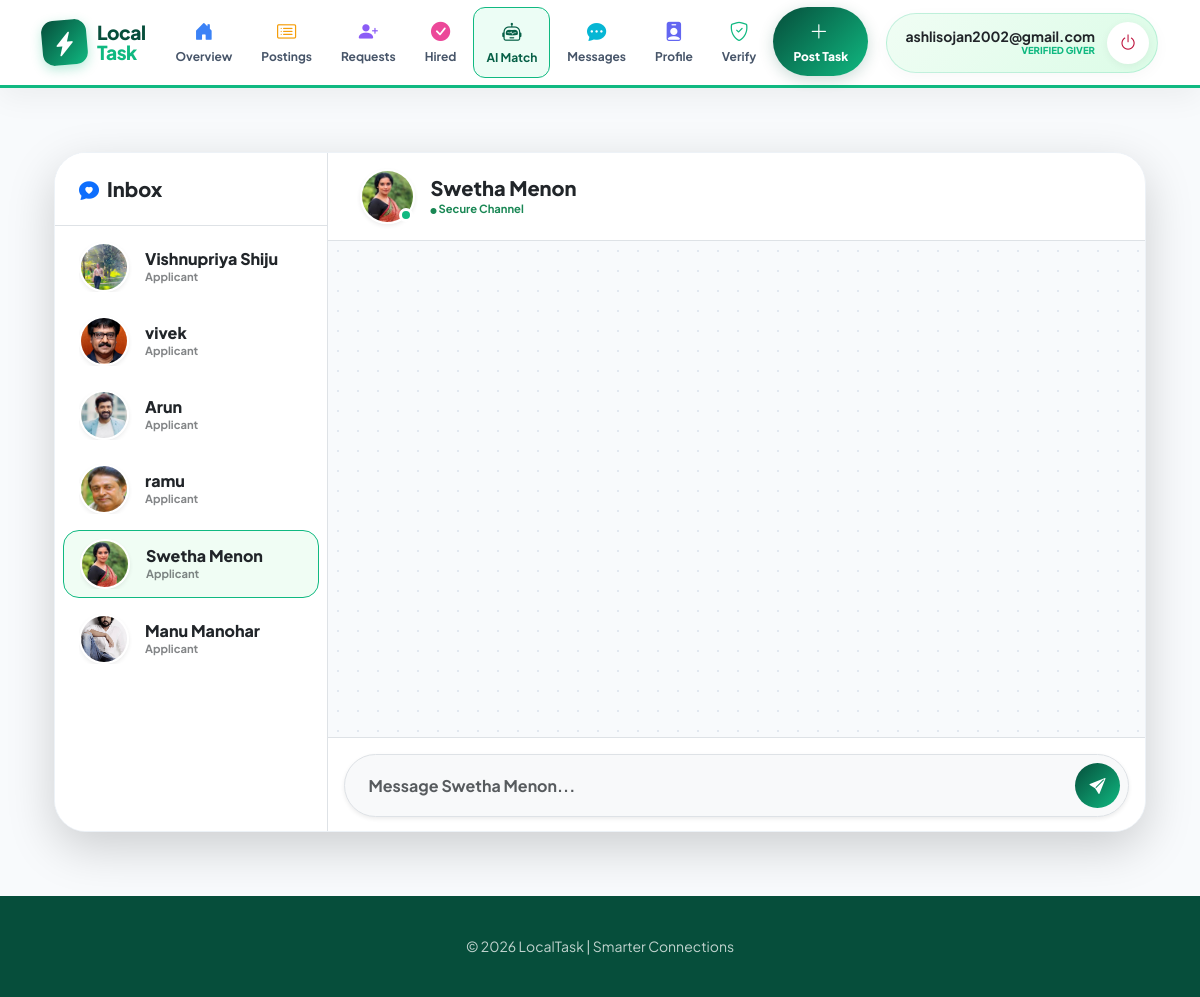
/giver-messages/26/ (signed in), run on the app's committed database.
### accounts/models.py (models this page shows, shortened)
class User(AbstractUser):
    name = models.CharField(max_length=100)
    email = models.EmailField(unique=True)
    phone = models.CharField(max_length=15)
    ROLE_CHOICES = (
        ('giver', 'Giver'),
        ('doer', 'Doer'),
        ('admin', 'Admin'),
    )
    role = models.CharField(max_length=10, choices=ROLE_CHOICES)
    adhar_photo = models.ImageField(upload_to='adhar_photos/', null=True, blank=True)
    photo = models.ImageField(upload_to='profile_photos/', null=True, blank=True)
    certificate_file = models.FileField(upload_to='certificates/', null=True, blank=True)
    verification_attempts = models.IntegerField(default=0)
    approval_status = models.CharField(max_length=20, default='pending')
    status = models.CharField(max_length=20, default='Active')
    verification_live_photo = models.ImageField(
    upload_to='verification/live_photos/',
    null=True,
    blank=True
)
    USERNAME_FIELD = 'email'
    REQUIRED_FIELDS = ['username', 'name']

### doer/models.py (models this page shows, shortened)
class TaskRequest(models.Model):
    STATUS_CHOICES = [
        ('Pending', 'Pending'),
        ('Accepted', 'Accepted'),
        ('Rejected', 'Rejected'),
        ('Cancelled', 'Cancelled'),
    ]
    task = models.ForeignKey(Task, on_delete=models.CASCADE, related_name='task_requests')
    doer = models.ForeignKey(settings.AUTH_USER_MODEL, on_delete=models.CASCADE, related_name='my_requests')
    status = models.CharField(max_length=20, choices=STATUS_CHOICES, default='Pending')
    message = models.TextField(blank=True, null=True)
    created_at = models.DateTimeField(auto_now_add=True)
    updated_at = models.DateTimeField(auto_now=True)
    class Meta:
        unique_together = ('task', 'doer')

### giver/views.py (the view, shortened to what this page needs)
# urls.py: path('giver-messages/', views.giver_chat_inbox, name='giver_chat_inbox'),
@never_cache
@login_required
def giver_chat_inbox(request, doer_id=None):
    my_tasks_applications = TaskRequest.objects.filter(
        task__giver=request.user
    ).select_related('doer', 'task')
    if doer_id:
        Message.objects.filter(
            sender_id=doer_id,
            receiver=request.user,
            is_seen=False
        ).update(is_seen=True)
    unique_doers = []
    seen_doer_ids = set()
    for app in my_tasks_applications:
        if app.doer.id not in seen_doer_ids:
            app.is_accepted = my_tasks_applications.filter(doer=app.doer, status="accepted").exists()
            app.unread_count = Message.objects.filter(
                sender=app.doer,
                receiver=request.user,
                is_seen=False
            ).count()
            unique_doers.append(app)
            seen_doer_ids.add(app.doer.id)
    other_user = None
    chat_history = []
    room_id = ""
    active_app_accepted = False
    if doer_id:
        other_user = get_object_or_404(User, id=doer_id)
        user_ids = sorted([request.user.id, other_user.id])
        room_id = f"{user_ids[0]}_{user_ids[1]}"
        active_app_accepted = my_tasks_applications.filter(doer=other_user, status="accepted").exists()
        raw_messages = Message.objects.filter(
            (Q(sender=request.user) & Q(receiver=other_user)) |
            (Q(sender=other_user) & Q(receiver=request.user))
        ).order_by('timestamp')
    return render(request, 'giver/giver_messages.html', {
        'applications': unique_doers,
        'other_user': other_user,
        'chat_history': chat_history,
        'room_id': room_id,
        'active_app_accepted': active_app_accepted
    })

### giver/templates/giver/giver_messages.html (shortened to what this page needs)
{% extends 'giver/base_giver.html' %}
{% block content %}
<link rel="stylesheet" href="https://cdnjs.cloudflare.com/ajax/libs/animate.css/4.1.1/animate.min.css"/>
<div class="container-fluid py-4">
    <div class="row g-0 chat-master-container shadow-lg rounded-5 overflow-hidden animate__animated animate__fadeIn">
        <div class="col-md-4 col-lg-3 contact-sidebar border-end bg-white overflow-auto custom-scrollbar">
            <div class="p-4 border-bottom bg-white sticky-top z-index-2">
                <h5 class="fw-900 text-dark mb-0 d-flex align-items-center">
                    <i class="bi bi-chat-heart-fill text-primary me-2"></i>Inbox
                </h5>
            </div>
            <div class="list-group list-group-flush p-2">
                {% for app in applications %}
                <div class="list-group-item list-group-item-action contact-card border-0 mb-2 rounded-4 {% if other_user.id == app.doer.id %}active-chat-item{% endif %}"
                   style="transition: 0.2s; cursor: pointer;"
                   onclick="window.location.href='{% url 'giver_chat_inbox' app.doer.id %}'">
                    <div class="d-flex align-items-center justify-content-between">
                        <div class="d-flex align-items-center overflow-hidden">
                            <div class="position-relative me-3">
                                <a href="{% url 'public_doer_profile' app.doer.id %}" onclick="event.stopPropagation();">
                                    {% if app.doer.photo %}
                                        <img src="{{ app.doer.photo.url }}" class="rounded-circle border-white shadow-sm" width="50" height="50" style="object-fit: cover; border: 2px solid white;">
                                    {% else %}
                                        <div class="rounded-circle bg-emerald-gradient text-white d-flex align-items-center justify-content-center shadow-sm" style="width: 50px; height: 50px; font-weight: 800;">
                                            {{ app.doer.name|slice:":1" }}
                                        </div>
                                    {% endif %}
                                </a>
                            </div>
                            <div class="overflow-hidden">
                                <h6 class="mb-0 fw-800 text-dark text-truncate">{{ app.doer.name }}</h6>
                                <p class="mb-0 text-muted smaller fw-bold">
                                    {% if app.is_accepted %}
                                        <span class="text-success small">Hired Expert</span>
                                    {% else %}
                                        <span class="opacity-75">Applicant</span>
                                    {% endif %}
                                </p>
                            </div>
                        </div>
                    </div>
                </div>
                {% empty %}
                <div class="p-5 text-center">
                    <i class="bi bi-chat-dots text-muted opacity-25" style="font-size: 3rem;"></i>
                    <p class="small text-muted fw-bold mt-2">No conversations yet.</p>
                </div>
                {% endfor %}
            </div>
        </div>
        <div class="col-md-8 col-lg-9 d-flex flex-column chat-main-bg overflow-hidden" style="height: 85vh;">
            {% if other_user %}
                <div class="chat-header p-3 bg-white border-bottom shadow-sm flex-shrink-0">
                    <div class="d-flex align-items-center justify-content-between px-3">
                        <div class="d-flex align-items-center">
                            <div class="position-relative me-3">
                                <a href="{% url 'public_doer_profile' other_user.id %}">
                                    {% if other_user.photo %}
                                        <img src="{{ other_user.photo.url }}" class="rounded-circle border-white shadow-sm" width="55" height="55" style="object-fit: cover; border: 2px solid white;">
                                    {% else %}
                                        <div class="rounded-circle bg-primary text-white d-flex align-items-center justify-content-center shadow-sm" style="width: 55px; height: 55px; font-weight: 800;">
                                            {{ other_user.name|slice:":1" }}
                                        </div>
                                    {% endif %}
                                </a>
                                <span class="header-status-dot"></span>
                            </div>
                            <div>
                                <h5 class="fw-900 mb-0 text-dark">
                                    <a href="{% url 'public_doer_profile' other_user.id %}" class="text-dark text-decoration-none">
                                        {{ other_user.name }}
                                    </a>
                                </h5>
                                <div class="text-success smaller fw-bold"><i class="bi bi-circle-fill" style="font-size: 6px;"></i> Secure Channel</div>
                            </div>
                        </div>
                    </div>
                </div>
                <div id="chat-log" class="flex-grow-1 p-4 overflow-auto custom-scrollbar" style="background-color: #f8fafc; background-image: radial-gradient(#e2e8f0 1px, transparent 1px); background-size: 20px 20px;">
                </div>
                <div class="p-3 bg-white border-top flex-shrink-0">
                    <div class="input-group messenger-input-pill bg-light rounded-pill p-2 border shadow-sm">
                        <input id="chat-message-input" type="text" class="form-control border-0 bg-transparent py-2 px-3 fw-bold" placeholder="Message {{ other_user.name }}..." style="box-shadow: none;">
                        <button id="chat-message-submit" class="btn btn-emerald-gradient rounded-circle ms-2" style="width: 45px; height: 45px; display: flex; align-items: center; justify-content: center;">
                            <i class="bi bi-send-fill text-white"></i>
                        </button>
                    </div>
                </div>
            {% endif %}
        </div>
    </div>
</div>
{% endblock %}

### giver/templates/giver/base_giver.html (shortened to what this page needs)
<!DOCTYPE html>
<html lang="en">
<head>
    <link href="https://cdn.jsdelivr.net/npm/bootstrap@5.3.0/dist/css/bootstrap.min.css" rel="stylesheet">
    <link rel="stylesheet" href="https://cdn.jsdelivr.net/npm/bootstrap-icons@1.11.0/font/bootstrap-icons.css">
</head>
<body>
    <nav class="giver-nav sticky-top">
        <div class="container nav-container">
            <a href="{% url 'giver_home' %}" class="logo-box">
                <div class="logo-icon">
                    <i class="bi bi-lightning-charge-fill"></i>
                </div>
                <div class="logo-text">
                    Local<br><span style="color: var(--emerald-main)">Task</span>
                </div>
            </a>
            <ul class="nav-links-list">
                <li><a href="{% url 'giver_home' %}"><i class="bi bi-house-door-fill i-overview"></i>Overview</a></li>
                <li><a href="{% url 'my_tasks' %}"><i class="bi bi-card-list i-post"></i>Postings</a></li>
                <li><a href="{% url 'manage_requests' %}"><i class="bi bi-person-plus-fill i-req"></i>Requests</a></li>
                <li><a href="{% url 'giver_hired_tasks' %}"><i class="bi bi-check-circle-fill i-hired"></i>Hired</a></li>
                {% if user.approval_status == 'Accepted' %}
                <li><a href="{% url 'ai_match_expert_page' %}" class="ai-match-btn"><i class="bi bi-robot"></i>AI Match</a></li>
                {% else %}
                <li style="opacity: 0.4;"><a href="#" title="Verification Required"><i class="bi bi-lock-fill"></i>AI Match</a></li>
                {% endif %}
                <li><a href="{% url 'giver_chat_inbox' %}"><i class="bi bi-chat-dots-fill i-msg"></i>Messages</a></li>
                <li><a href="{% url 'giver_profile_view' %}"><i class="bi bi-person-badge-fill i-prof"></i>Profile</a></li>
                <li><a href="{% url 'giver_verification' %}"><i class="bi bi-shield-check i-verify"></i>Verify</a></li>
                <li><a href="{% url 'post_task' %}" class="post-task-cta"><i class="bi bi-plus-lg me-1"></i>Post Task</a></li>
            </ul>
            <div class="user-zone">
                <div class="user-meta d-none d-xl-block">
                    <div class="fw-bold text-dark small">{{ user.username }}</div>
                    <div style="font-size: 0.6rem; font-weight: 800; color: var(--emerald-main);">
                        {% if user.approval_status == 'Accepted' %}VERIFIED GIVER{% else %}GIVER{% endif %}
                    </div>
                </div>
                <a href="{% url 'logout_user' %}" class="logout-btn" title="Sign Out">
                    <i class="bi bi-power"></i>
                </a>
            </div>
        </div>
    </nav>
    <main class="main-wrapper">
        <div class="container">
            {% block content %}{% endblock %}
        </div>
    </main>
    <footer>
        <div class="container">
            <p class="small opacity-75 mb-0">&copy; 2026 LocalTask | Smarter Connections</p>
        </div>
    </footer>
</body>
</html>

### giver/templates/giver/base_giver.html (style rules this page uses)
:root { --main-gradient: linear-gradient(135deg, #064e3b 0%, #10b981 100%); --user-gradient: linear-gradient(135deg, #f0fdf4 0%, #dcfce7 100%); --emerald-main: #10b981; --soft-bg: #f8fafc; }
body { background-color: var(--soft-bg); min-height: 100vh; display: flex; flex-direction: column; font-family: 'Plus Jakarta Sans', sans-serif; }
.giver-nav { background: rgba(255, 255, 255, 0.98); backdrop-filter: blur(15px); border-bottom: 3px solid var(--emerald-main); padding: 0; box-shadow: 0 10px 30px rgba(0, 0, 0, 0.05); z-index: 1050; }
.nav-container { display: flex; justify-content: space-between; align-items: center; height: 85px; }
.logo-box { display: flex; align-items: center; gap: 10px; text-decoration: none; }
.logo-icon { width: 45px; height: 45px; background: var(--main-gradient); border-radius: 12px; display: flex; align-items: center; justify-content: center; color: white; font-size: 1.5rem; box-shadow: 0 4px 12px rgba(16, 185, 129, 0.3); transform: rotate(-5deg); }
.logo-text { font-weight: 800; font-size: 1.2rem; color: #064e3b; letter-spacing: -0.5px; line-height: 1; }
.nav-links-list { display: flex; gap: 5px; list-style: none; margin: 0; padding: 0; }
.nav-links-list a { text-decoration: none; color: #475569; font-weight: 700; font-size: 0.75rem; padding: 10px 12px; border-radius: 12px; display: flex; flex-direction: column; align-items: center; transition: all 0.3s; }
.nav-links-list a i { font-size: 1.2rem; margin-bottom: 3px; }
.i-overview { color: #3b82f6; }
.i-post { color: #f59e0b; }
.i-req { color: #8b5cf6; }
.i-hired { color: #ec4899; }
.i-msg { color: #06b6d4; }
.i-prof { color: #6366f1; }
.i-verify { color: #10b981; }
.ai-match-btn { background: #ecfdf5 !important; border: 1px solid #10b981; color: #065f46 !important; }
.post-task-cta { background: var(--main-gradient) !important; color: white !important; padding: 10px 20px !important; border-radius: 50px !important; font-weight: 800 !important; font-size: 0.75rem !important; box-shadow: 0 4px 15px rgba(6, 78, 59, 0.2); }
.user-zone { display: flex; align-items: center; gap: 12px; background: var(--user-gradient); padding: 8px 8px 8px 18px; border-radius: 50px; border: 1px solid rgba(16, 185, 129, 0.2); box-shadow: 0 4px 15px rgba(0,0,0,0.03); }
.user-meta { text-align: right; line-height: 1.2; }
.logout-btn { width: 42px; height: 42px; background: white; color: #be123c; border-radius: 50%; display: flex; align-items: center; justify-content: center; text-decoration: none; font-size: 1.1rem; transition: all 0.3s; box-shadow: 0 2px 8px rgba(0,0,0,0.05); }
.main-wrapper { flex: 1; padding: 2.5rem 0; }
footer { background: #064e3b; color: white; padding: 2.5rem 0; text-align: center; }

### giver/templates/giver/giver_messages.html (style rules this page uses)
.chat-master-container { height: 85vh; border: 1px solid #edf2f7; background: #fff; }
.fw-900 { font-weight: 900; }
.fw-800 { font-weight: 800; }
.smaller { font-size: 0.7rem; }
.btn-emerald-gradient { background: var(--main-gradient); border: none; transition: 0.3s; }
.active-chat-item { background: #f0fdf4 !important; border: 1px solid #10b981 !important; }
.header-status-dot { position: absolute; bottom: 2px; right: 2px; width: 14px; height: 14px; background: #10b981; border: 3px solid white; border-radius: 50%; }

### data on the page
User: username "ashlisojan2002@gmail.com"
TaskRequest: doer.photo (picture), doer.name "Vishnupriya Shiju", shows "Applicant"
TaskRequest: doer.photo (picture), doer.name "vivek", shows "Applicant"
TaskRequest: doer.photo (picture), doer.name "Arun", shows "Applicant"
TaskRequest: doer.photo (picture), doer.name "ramu", shows "Applicant"
TaskRequest: doer.photo (picture), doer.name "Swetha Menon", shows "Applicant"
TaskRequest: doer.photo (picture), doer.name "Manu Manohar", shows "Applicant"
User: photo (picture), name "Swetha Menon", name "Message Swetha Menon..."
